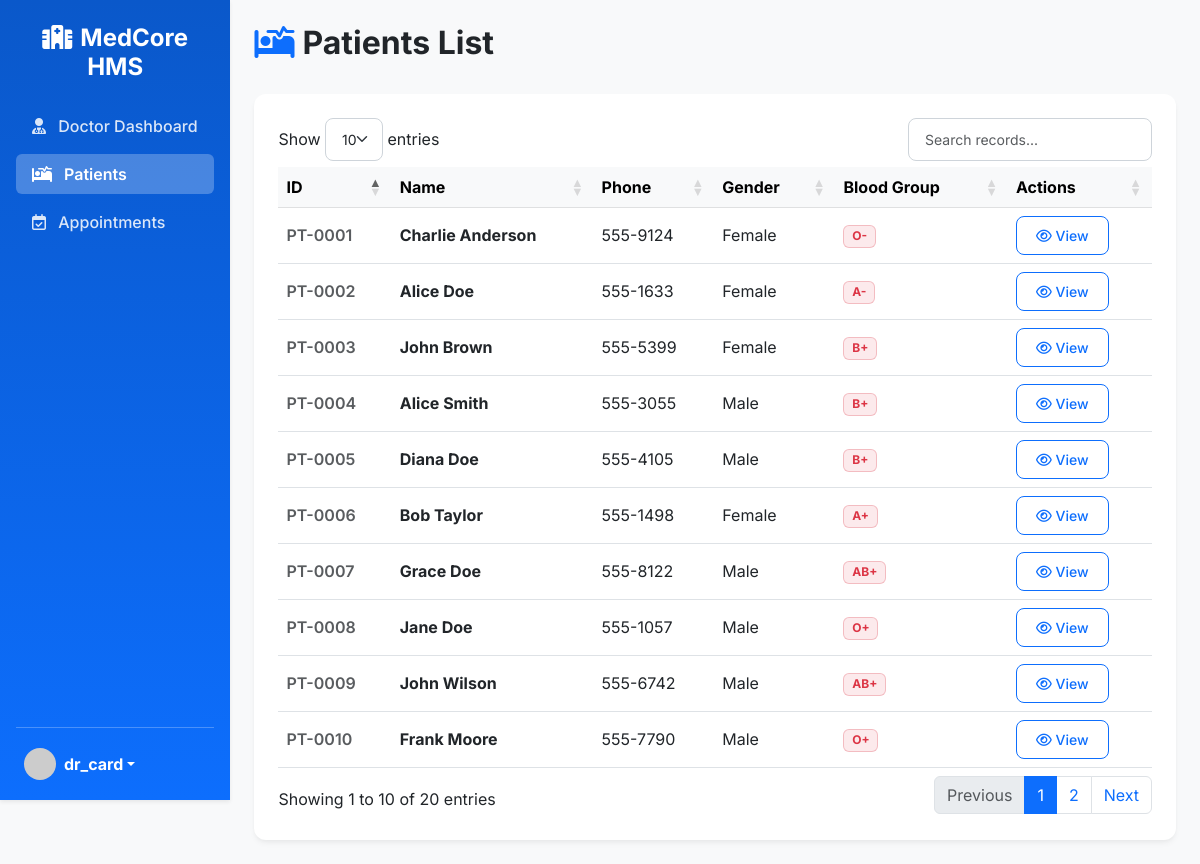
The app's page /patient/ (signed in) with its own data.
### app/models.py (models this page shows, shortened)
class User(UserMixin, db.Model):
    __tablename__ = 'users'
    id = db.Column(db.Integer, primary_key=True)
    username = db.Column(db.String(64), unique=True, index=True)
    email = db.Column(db.String(120), unique=True, index=True)
    password_hash = db.Column(db.String(128))
    role = db.Column(db.String(20), nullable=False) # 'admin', 'doctor', 'receptionist'
    created_at = db.Column(db.DateTime, default=datetime.utcnow)
    last_login = db.Column(db.DateTime)
    doctor_profile = db.relationship('Doctor', backref='user', uselist=False, cascade="all, delete-orphan")
    patient_profile = db.relationship('Patient', backref='user', uselist=False, cascade="all, delete-orphan")

class Patient(db.Model):
    __tablename__ = 'patients'
    id = db.Column(db.Integer, primary_key=True)
    user_id = db.Column(db.Integer, db.ForeignKey('users.id'), nullable=True) # Optional link to user login if patients can login
    first_name = db.Column(db.String(64), nullable=False)
    last_name = db.Column(db.String(64), nullable=False)
    date_of_birth = db.Column(db.Date)
    gender = db.Column(db.String(10))
    blood_group = db.Column(db.String(5))
    phone = db.Column(db.String(20))
    address = db.Column(db.Text)
    emergency_contact = db.Column(db.String(100))
    medical_history = db.Column(db.Text)
    created_at = db.Column(db.DateTime, default=datetime.utcnow)
    appointments = db.relationship('Appointment', backref='patient', lazy='dynamic')
    bills = db.relationship('Billing', backref='patient', lazy='dynamic')
    medical_records = db.relationship('MedicalRecord', backref='patient', lazy='dynamic')

### app/blueprints/patient.py (the view)
@patient_bp.route('/', methods=['GET'])
@login_required
@role_required(['admin', 'doctor', 'receptionist'])
def list_patients():
    blood_group = request.args.get('blood_group')
    query = Patient.query
    if blood_group:
        query = query.filter_by(blood_group=blood_group)
    patients = query.all()
    return render_template('patient/list.html', patients=patients, current_filter=blood_group)

### app/models.py (called while the page is built)
@login_manager.user_loader
def load_user(user_id):
    return User.query.get(int(user_id))

### app/templates/patient/list.html (shortened to what this page needs)
{% extends "base.html" %}
{% block content %}
<div class="d-flex justify-content-between align-items-center mb-4">
    <h2 class="fw-bold text-dark"><i class="fa-solid fa-bed-pulse text-primary me-2"></i>Patients List</h2>
</div>
<div class="card p-4">
    <div class="table-responsive">
        <table class="table table-hover align-middle datatable">
            <thead class="table-light">
                <tr>
                    <th>ID</th>
                    <th>Name</th>
                    <th>Phone</th>
                    <th>Gender</th>
                    <th>Blood Group</th>
                    <th>Actions</th>
                </tr>
            </thead>
            <tbody>
                {% for patient in patients %}
                <tr>
                    <td class="text-muted fw-semibold">PT-{{ "%04d" | format(patient.id) }}</td>
                    <td class="fw-bold text-dark">{{ patient.first_name }} {{ patient.last_name }}</td>
                    <td>{{ patient.phone or 'N/A' }}</td>
                    <td>{{ patient.gender or 'N/A' }}</td>
                    <td><a href="{{ url_for('patient_bp.list_patients', blood_group=patient.blood_group) }}" class="badge bg-danger bg-opacity-10 text-danger border border-danger border-opacity-25 text-decoration-none">{{ patient.blood_group or 'N/A' }}</a></td>
                    <td>
                        <a href="{{ url_for('patient_bp.view_patient', id=patient.id) }}" class="btn btn-sm btn-outline-primary"><i class="fa-regular fa-eye"></i> View</a>
                    </td>
                </tr>
                {% endfor %}
            </tbody>
        </table>
    </div>
</div>
{% endblock %}

### app/templates/base.html (shortened to what this page needs)
<!DOCTYPE html>
<html lang="en">
<head>
    <link href="https://cdn.jsdelivr.net/npm/bootstrap@5.3.0/dist/css/bootstrap.min.css" rel="stylesheet">
    <link rel="stylesheet" href="https://cdnjs.cloudflare.com/ajax/libs/font-awesome/6.4.0/css/all.min.css">
    <link rel="stylesheet" href="https://cdn.datatables.net/1.13.4/css/dataTables.bootstrap5.min.css">
    <link rel="stylesheet" href="{{ url_for('static', filename='css/style.css') }}">
</head>
<body class="bg-light">
    <div id="wrapper" class="d-flex">
        {% if current_user.is_authenticated %}
        <nav id="sidebar" class="bg-primary text-white p-3 vh-100 position-sticky top-0 shadow-sm d-flex flex-column">
            <h4 class="mb-4 text-center mt-2 fw-bold text-white"><i class="fa-solid fa-hospital me-2"></i>MedCore HMS</h4>
            <ul class="nav flex-column mb-auto">
                {% if current_user.role == 'doctor' %}
                <li class="nav-item mb-2">
                    <a href="{{ url_for('doctor_bp.dashboard') }}" class="nav-link text-white sidebar-link rounded {% if request.endpoint == 'doctor_bp.dashboard' %}active{% endif %}">
                        <i class="fa-solid fa-user-md me-2"></i> Doctor Dashboard
                    </a>
                </li>
                {% endif %}
                {% if current_user.role in ['admin', 'doctor', 'receptionist'] %}
                <li class="nav-item mb-2">
                    <a href="{{ url_for('patient_bp.list_patients') }}" class="nav-link text-white sidebar-link rounded {% if 'patient_bp' in request.endpoint %}active{% endif %}">
                        <i class="fa-solid fa-bed-pulse me-2"></i> Patients
                    </a>
                </li>
                <li class="nav-item mb-2">
                    <a href="{{ url_for('appointment_bp.list_appointments') }}" class="nav-link text-white sidebar-link rounded {% if 'appointment_bp' in request.endpoint %}active{% endif %}">
                        <i class="fa-regular fa-calendar-check me-2"></i> Appointments
                    </a>
                </li>
                {% endif %}
            </ul>
            <hr class="mt-auto">
            <div class="dropdown">
                <a href="#" class="d-flex align-items-center text-white text-decoration-none dropdown-toggle px-2 py-1" id="dropdownUser1" data-bs-toggle="dropdown" aria-expanded="false">
                    <img src="https://ui-avatars.com/api/?name={{ current_user.username }}&background=EBF4FF&color=1e40af" alt="" width="32" height="32" class="rounded-circle me-2">
                    <strong>{{ current_user.username }}</strong>
                </a>
            </div>
        </nav>
        {% endif %}
        <main class="w-100 flex-grow-1 p-4" style="min-height: 100vh;">
            <div class="toast-container position-fixed top-0 end-0 p-3" style="z-index: 1055;">
            </div>
            {% block content %}{% endblock %}
        </main>
    </div>
</body>
</html>

### app/static/css/style.css (style rules this page uses)
:root { --primary-color: #0d6efd; --primary-dark: #0a58ca; --bg-light: #f8f9fa; --text-dark: #212529; }
body { font-family: 'Inter', sans-serif; background-color: #f4f7f6 !important; }
#sidebar { width: 280px; background: linear-gradient(180deg, var(--primary-dark) 0%, var(--primary-color) 100%) !important; transition: all 0.3s; }
.sidebar-link { transition: background-color 0.2s, color 0.2s; font-weight: 500; opacity: 0.85; }
.sidebar-link.active { background-color: rgba(255, 255, 255, 0.25); font-weight: 600; opacity: 1; }
.card { border: none; border-radius: 12px; box-shadow: 0 4px 6px -1px rgba(0, 0, 0, 0.05), 0 2px 4px -1px rgba(0, 0, 0, 0.03); transition: transform 0.2s; }
.btn { border-radius: 8px; padding: 0.5rem 1.2rem; font-weight: 500; }

### records on screen
User: username "dr_card"
Patient: id "0001", first_name "Charlie", last_name "Anderson", phone "555-9124", gender "Female", blood_group "O-"
Patient: id "0002", first_name "Alice", last_name "Doe", phone "555-1633", gender "Female", blood_group "A-"
Patient: id "0003", first_name "John", last_name "Brown", phone "555-5399", gender "Female", blood_group "B+"
Patient: id "0004", first_name "Alice", last_name "Smith", phone "555-3055", gender "Male", blood_group "B+"
Patient: id "0005", first_name "Diana", last_name "Doe", phone "555-4105", gender "Male", blood_group "B+"
Patient: id "0006", first_name "Bob", last_name "Taylor", phone "555-1498", gender "Female", blood_group "A+"
Patient: id "0007", first_name "Grace", last_name "Doe", phone "555-8122", gender "Male", blood_group "AB+"
Patient: id "0008", first_name "Jane", last_name "Doe", phone "555-1057", gender "Male", blood_group "O+"
Patient: id "0009", first_name "John", last_name "Wilson", phone "555-6742", gender "Male", blood_group "AB+"
Patient: id "0010", first_name "Frank", last_name "Moore", phone "555-7790", gender "Male", blood_group "O+"
